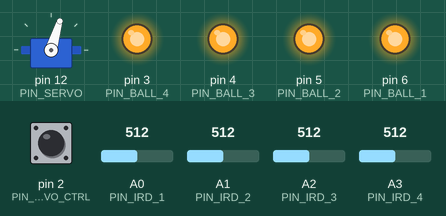
Recording of a sketch running on a simulated Arduino Uno, built with avr-gcc and run on an emulated ATmega328P. Parts: servo, output pins drawn as LEDs (lit = HIGH). Inputs (shaded band) come from the test bench; at power-on: pin 2 (PIN_SERVO_CTRL) HIGH, A0 (PIN_IRD_1) = 512, A1 (PIN_IRD_2) = 512, A2 (PIN_IRD_3) = 512, A3 (PIN_IRD_4) = 512.

Above: at 1.2 s.
1.3 s: pin 2 (PIN_SERVO_CTRL) pulled LOW for 1 s
At 2.43 s:
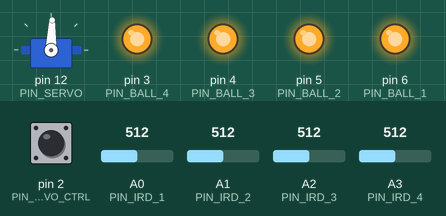
4.0 s: A0 (PIN_IRD_1) set to 491
At 4.3 s:
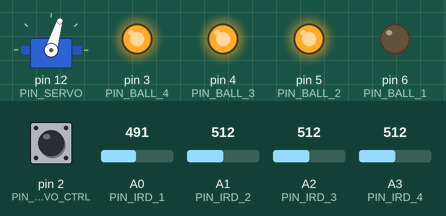
5.5 s: A1 (PIN_IRD_2) set to 484
At 6.6 s:
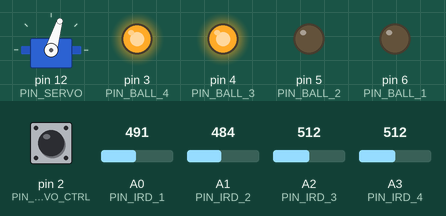
7.0 s: A2 (PIN_IRD_3) set to 486
At 7.8 s:
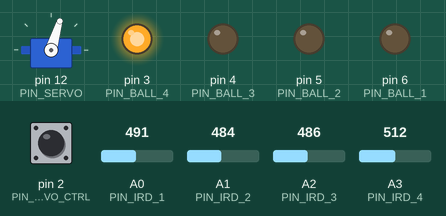
8.5 s: A3 (PIN_IRD_4) set to 490
At 8.9 s:
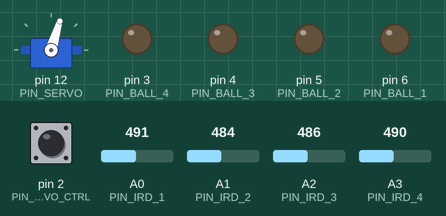
10.0 s: A0 (PIN_IRD_1) set to 510
At 11.3 s:
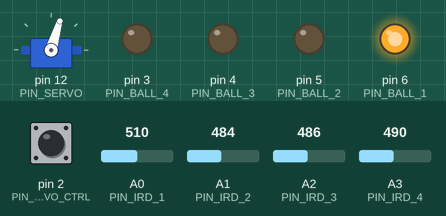
Timing chart, 0 to 12.5 s (numbered marks = the images above; inputs shaded):
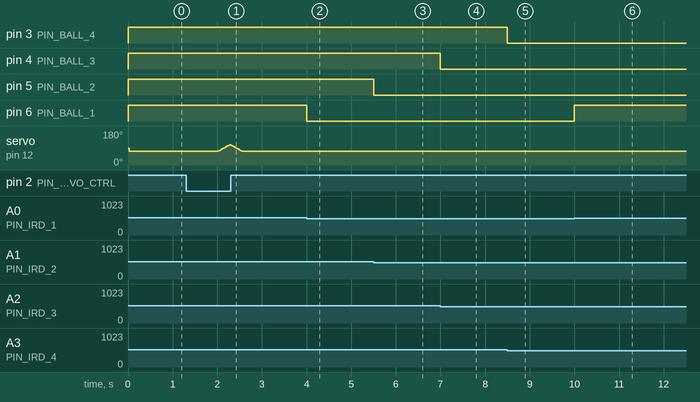

Measured:
- the behaviour switches between 501 and 500 on A0 (PIN_IRD_1) (found by bisection; images 1 and 2)
- the behaviour switches between 501 and 500 on A1 (PIN_IRD_2) (found by bisection; images 2 and 3)
- the behaviour switches between 501 and 500 on A2 (PIN_IRD_3) (found by bisection; images 3 and 4)
- after the input at 1.3 s, servo on pin 12 (PIN_SERVO): rises from 73° to 107° in 0.25 s, then falls to 73° in 0.28 s
- after the input at 4.0 s, pin 6 (PIN_BALL_1): HIGH → LOW at once
- after the input at 5.5 s, pin 5 (PIN_BALL_2): HIGH → LOW at once
- after the input at 7.0 s, pin 4 (PIN_BALL_3): HIGH → LOW at once
- after the input at 8.5 s, pin 3 (PIN_BALL_4): HIGH → LOW at once
- after the input at 10.0 s, pin 6 (PIN_BALL_1): LOW → HIGH at once

The sketch:

Ball_Trough_Unit.ino
```cpp
/*
 * Pinball Machine, EPIC Robotz, Fall 2022
 * Ball_Trough_Unit
 *
 * Controls the Servo on the Ball Trough, and
 * also monitors the sensors on the Ball Trough.
 *
 * This device is not connected to the comm_bus
 * that is used by the Raspberry pi to control
 * all the nodes.  Instead this device is a
 * sister unit for the Flipper Node.
 *
 * Inputs are:
 *   4 IR sensors on the Ball Trough -- Input into A0-A3
 *   1 Control wire to command the servo
 *
 * Outputs are:
 *   4 IR sensor conditions
 *
 */


#include <Servo.h>

#define PIN_LED   13  // Used to tell condition of input for servo

#define PIN_SERVO 12

#define PIN_IRD_1 A0
#define PIN_IRD_2 A1
#define PIN_IRD_3 A2
#define PIN_IRD_4 A3

#define PIN_BALL_1 6
#define PIN_BALL_2 5
#define PIN_BALL_3 4
#define PIN_BALL_4 3

#define PIN_SERVO_CTRL 2

#define DETECT_THRESHOLD 500

uint8_t detector_pins[] = {PIN_IRD_1, PIN_IRD_2, PIN_IRD_3, PIN_IRD_4};
uint8_t ball_pins[] = {PIN_BALL_1, PIN_BALL_2, PIN_BALL_3, PIN_BALL_4};

// Define Servo Parameters
#define PWM_MIN   800 // Min micro seconds in PWM Pulse
#define PWM_MAX  2200 // Max micro seconds in PWM Pulse
#define PWM_OPEN  1365
#define PWM_CLOSE 1725
#define PWM_MID  (PWM_MAX - PWM_MIN)/2
#define MAX_USEC  1000 // Max velocity allowed: in units of pulsewidth change in usec per second.
#define USEC_PER_MSEC (1000 / MAX_USEC) // Number of micro seconds needed to move one usec in pulse.

// Servo Variables
Servo servo;
double current_pwm = PWM_MID;         // Servo position in usec, as best we know.
double target_pwm = PWM_MID;          // Target servo position
uint32_t last_servo_cmd_time = 0;     // last time servo was commanded, in usec.
int16_t last_servo_cmd_pwm = PWM_MIN; // last pwm command issued to servo.
uint32_t last_servo_update_time = 0;  // Time at which we last updated the servo.
uint32_t last_report_time = 0;        // Time that we issued last debugging report.
bool servo_inited = false;            // For first time though the update loop.

void setup() {
  servo.attach(PIN_SERVO, PWM_MIN, PWM_MAX);
  for (int i = 0; i < 4; i++) {
    pinMode(detector_pins[i], INPUT);
    pinMode(ball_pins[i], OUTPUT);
    digitalWrite(ball_pins[i], HIGH);
  }
  pinMode(PIN_SERVO_CTRL, INPUT_PULLUP);
  // Serial.begin(115200);
  servo_inited = false;
}

// Monitors the servo input.  Returns true for Open, and false for Close.
bool servo_action() {
  if (digitalRead(PIN_SERVO_CTRL) == LOW) {
      digitalWrite(PIN_LED, LOW);
      return false;
  } else {
      digitalWrite(PIN_LED, HIGH);
      return true;
  }
}

// Sends the condition of the IR sensors to the host.
void send_sensors() {
  for(int i = 0; i < 4; i++) {
    int reading = analogRead(detector_pins[i]);
    if (reading > DETECT_THRESHOLD) digitalWrite(ball_pins[i], HIGH);
    else digitalWrite(ball_pins[i], LOW);
  }
}

// Attempt Below to filter out bad ADC readings.  No Luck.

// int a0_values[20];
// int a1_values[20];
// int iptr = 0;
// float a0, a1;
// void update_analog() {
//   iptr++;
//   if(iptr >= 20) iptr = 0;
//   a0_values[iptr] = analogRead(A0);
//   a1_values[iptr] = analogRead(A1);
// }

// void cal_analog() {
//   a0 = 0.0;
//   a1 = 0.0;
//   for(int i = 0; i < 20; i++) {
//     a0 += a0_values[i];
//     a1 += a1_values[i];
//   }
//   a0 = a0 / 20.0;
//   a1 = a1 / 20.0;
// }

void manage_servo() {
  // We only update the servo once every 25 msec...
  uint32_t tnow = millis();
  if (tnow - last_servo_update_time  < 25) return;
  last_servo_update_time = tnow;
  // int aval = 0;
  // cal_analog();
  // if (servo_action()) aval = a0;
  // else                aval = a1;
  // target_pwm = (double) map(aval, 0, 1023, PWM_MIN, PWM_MAX);
  // Make double sure we are in bounds.
  if (servo_action()) target_pwm = PWM_OPEN;
  else                target_pwm = PWM_CLOSE;
  if (target_pwm > PWM_MAX) target_pwm = PWM_MAX;
  if (target_pwm < PWM_MIN) target_pwm = PWM_MIN;
  if (!servo_inited) {
    // Issues a full pwm command and wait long enougth for
    // it to be complete done.
    last_servo_cmd_pwm = (int16_t) target_pwm;
    servo.writeMicroseconds(last_servo_cmd_pwm);
    //char line[100];
    //sprintf(line, "Initializing Servo to pwm = %d usec", last_servo_cmd_pwm);
    //Serial.println(line);
    delay(2000);
    //Serial.println("Normal operation starts...");
    last_servo_cmd_time = micros();
    current_pwm = target_pwm;
    servo_inited = true;
    return;
  }
  // Figure out where we think we are.
  tnow = micros();
  uint32_t telp = tnow - last_servo_cmd_time;
  double max_movment = MAX_USEC * (double) telp / (double) 1000000.0;
  double delta_pwm = last_servo_cmd_pwm - current_pwm;
  if (delta_pwm < 0) {
    double x = -delta_pwm;
    if (x > max_movment) delta_pwm = -max_movment;
  } else {
    if(delta_pwm > max_movment) delta_pwm = max_movment;
  }
  current_pwm += delta_pwm;
  double e = (target_pwm - current_pwm);
  if (e < 0.0) e = -e;
  if (e <= 1.0) return;   // We are within range, nothing to do.
  // Issue new command to go where we want.
  delta_pwm = target_pwm - current_pwm;
  max_movment = (double) MAX_USEC * 25.0 / 1000.0;
  if (delta_pwm > 0) {
    if(delta_pwm > max_movment) delta_pwm = max_movment;
  } else {
    double x = - delta_pwm;
    if(x > max_movment) delta_pwm = -max_movment;
  }
  last_servo_cmd_pwm = (int16_t) (current_pwm + delta_pwm);
  last_servo_cmd_time = micros();
  servo.writeMicroseconds(last_servo_cmd_pwm);
}

// void report() {
//   char line[100];
//   char sval[25];
//   uint32_t tnow = millis();
//   if (tnow - last_report_time < 1000) return;
//   last_report_time = tnow;

//   int r0 = analogRead(detector_pins[0]);
//   int r1 = analogRead(detector_pins[1]);
//   int r2 = analogRead(detector_pins[2]);
//   int r3 = analogRead(detector_pins[3]);

//   sprintf(line, "Analog Reads: %3d %3d %3d %3d", r0, r1, r2, r3);
//   Serial.println(line);

//   // // Serial.println("");
//   // // sprintf(line, "Servo A0, A1 readings: %d, %d", ia0, ia1);
//   // // Serial.println(line);

//   // dtostrf(target_pwm, 8, 3, sval);
//   // sprintf(line, "target_pwm = %s", sval);
//   // Serial.println(line);

//   // dtostrf(current_pwm, 8, 3, sval);
//   // sprintf(line, "current_pwm = %s", sval);
//   // Serial.println(line);

//   // sprintf(line, "last_servo_cmd_pwm = %d", last_servo_cmd_pwm);
//   // Serial.println(line);
// }

void loop() {
  // update_analog();
  send_sensors();
  manage_servo();
  // report();
}
```
